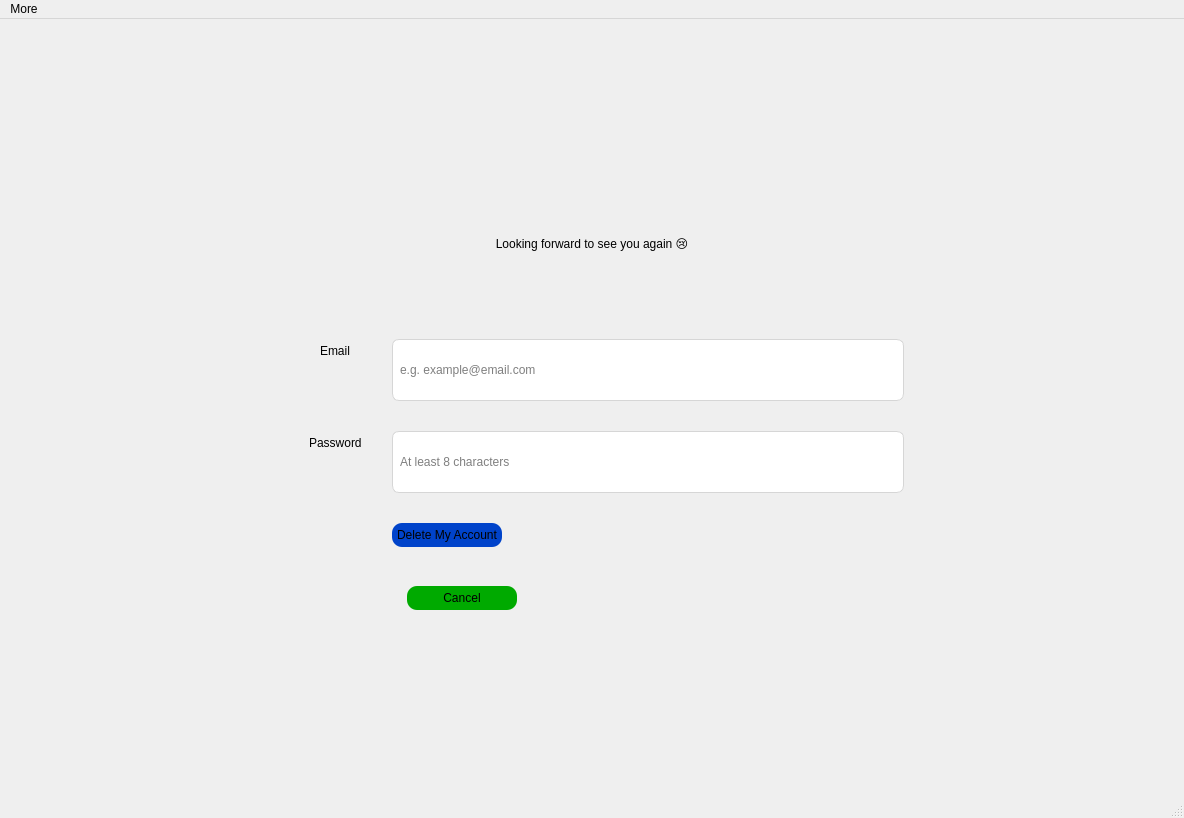
<?xml version="1.0" encoding="UTF-8"?>
<ui version="4.0">
 <class>MainWindow</class>
 <widget class="QMainWindow" name="MainWindow">
  <property name="geometry">
   <rect>
    <x>0</x>
    <y>0</y>
    <width>1184</width>
    <height>818</height>
   </rect>
  </property>
  <property name="windowTitle">
   <string>MainWindow</string>
  </property>
  <property name="layoutDirection">
   <enum>Qt::LeftToRight</enum>
  </property>
  <property name="styleSheet">
   <string notr="true">QGroupBox {
border : none;
}

QPushButton {
color:&quot;White&quot;;
font: 12pt &quot;Times New Roman&quot;;
background-color: rgb(0, 67, 202);
border-radius: 10px;
padding: 5px;
width : 100%;
}

QPushButton:hover {
font-size : 15pt &quot;Times New Roman&quot;;
}

QLabel {
font: 13pt &quot;Times New Roman&quot;;
}

QLineEdit{
font: 10pt &quot;Times New Roman&quot;;
border : 1px solid rgb(214, 214, 214);
border-radius : 7px;
padding : 5px;
width : 500%;
height : 50%;
}

/*
QLineEdit:focus{
background :rgb(149, 149, 149);
}
*/

QLineEdit:hover{
border : 2px solid  rgb(171, 203, 233);
}</string>
  </property>
  <widget class="QWidget" name="centralwidget">
   <layout class="QVBoxLayout" name="verticalLayout">
    <item>
     <widget class="QLabel" name="bt_image">
      <property name="sizePolicy">
       <sizepolicy hsizetype="Preferred" vsizetype="Preferred">
        <horstretch>0</horstretch>
        <verstretch>2</verstretch>
       </sizepolicy>
      </property>
      <property name="styleSheet">
       <string notr="true"/>
      </property>
      <property name="text">
       <string/>
      </property>
     </widget>
    </item>
    <item>
     <widget class="QLabel" name="label_6">
      <property name="styleSheet">
       <string notr="true">font: 21pt &quot;Times New Roman&quot;;</string>
      </property>
      <property name="text">
       <string>Looking forward to see you again 😢</string>
      </property>
      <property name="alignment">
       <set>Qt::AlignCenter</set>
      </property>
     </widget>
    </item>
    <item>
     <widget class="QLabel" name="label_3">
      <property name="text">
       <string/>
      </property>
     </widget>
    </item>
    <item>
     <widget class="QGroupBox" name="groupBox">
      <property name="sizePolicy">
       <sizepolicy hsizetype="Preferred" vsizetype="Preferred">
        <horstretch>0</horstretch>
        <verstretch>4</verstretch>
       </sizepolicy>
      </property>
      <property name="acceptDrops">
       <bool>false</bool>
      </property>
      <property name="toolTip">
       <string>&lt;html&gt;&lt;head/&gt;&lt;body&gt;&lt;p align=&quot;center&quot;&gt;&lt;br/&gt;&lt;/p&gt;&lt;/body&gt;&lt;/html&gt;</string>
      </property>
      <property name="layoutDirection">
       <enum>Qt::LeftToRight</enum>
      </property>
      <property name="styleSheet">
       <string notr="true"/>
      </property>
      <property name="title">
       <string/>
      </property>
      <layout class="QFormLayout" name="formLayout">
       <property name="fieldGrowthPolicy">
        <enum>QFormLayout::FieldsStayAtSizeHint</enum>
       </property>
       <property name="rowWrapPolicy">
        <enum>QFormLayout::DontWrapRows</enum>
       </property>
       <property name="labelAlignment">
        <set>Qt::AlignCenter</set>
       </property>
       <property name="formAlignment">
        <set>Qt::AlignCenter</set>
       </property>
       <property name="horizontalSpacing">
        <number>30</number>
       </property>
       <property name="verticalSpacing">
        <number>30</number>
       </property>
       <item row="0" column="0">
        <widget class="QLabel" name="label">
         <property name="text">
          <string>Email</string>
         </property>
        </widget>
       </item>
       <item row="0" column="1">
        <widget class="QLineEdit" name="email_field">
         <property name="contextMenuPolicy">
          <enum>Qt::DefaultContextMenu</enum>
         </property>
         <property name="styleSheet">
          <string notr="true">font: 14pt &quot;Times New Roman&quot;;</string>
         </property>
         <property name="dragEnabled">
          <bool>false</bool>
         </property>
         <property name="placeholderText">
          <string>e.g. example@email.com</string>
         </property>
        </widget>
       </item>
       <item row="1" column="0">
        <widget class="QLabel" name="label_2">
         <property name="text">
          <string>Password</string>
         </property>
        </widget>
       </item>
       <item row="1" column="1">
        <widget class="QLineEdit" name="password_field">
         <property name="styleSheet">
          <string notr="true">font: 14pt &quot;Times New Roman&quot;;</string>
         </property>
         <property name="inputMethodHints">
          <set>Qt::ImhHiddenText|Qt::ImhNoAutoUppercase|Qt::ImhNoPredictiveText|Qt::ImhSensitiveData</set>
         </property>
         <property name="frame">
          <bool>false</bool>
         </property>
         <property name="echoMode">
          <enum>QLineEdit::Password</enum>
         </property>
         <property name="placeholderText">
          <string>At least 8 characters</string>
         </property>
        </widget>
       </item>
       <item row="3" column="1">
        <widget class="QGroupBox" name="groupBox_2">
         <property name="title">
          <string/>
         </property>
         <layout class="QFormLayout" name="formLayout_2">
          <item row="0" column="1">
           <widget class="QPushButton" name="cancel_button">
            <property name="cursor">
             <cursorShape>PointingHandCursor</cursorShape>
            </property>
            <property name="focusPolicy">
             <enum>Qt::NoFocus</enum>
            </property>
            <property name="styleSheet">
             <string notr="true">background: rgb(0, 170, 0);</string>
            </property>
            <property name="text">
             <string>Cancel</string>
            </property>
           </widget>
          </item>
         </layout>
        </widget>
       </item>
       <item row="2" column="1">
        <widget class="QPushButton" name="delete_button">
         <property name="sizePolicy">
          <sizepolicy hsizetype="Minimum" vsizetype="Fixed">
           <horstretch>0</horstretch>
           <verstretch>0</verstretch>
          </sizepolicy>
         </property>
         <property name="cursor">
          <cursorShape>PointingHandCursor</cursorShape>
         </property>
         <property name="focusPolicy">
          <enum>Qt::NoFocus</enum>
         </property>
         <property name="contextMenuPolicy">
          <enum>Qt::DefaultContextMenu</enum>
         </property>
         <property name="layoutDirection">
          <enum>Qt::LeftToRight</enum>
         </property>
         <property name="autoFillBackground">
          <bool>false</bool>
         </property>
         <property name="styleSheet">
          <string notr="true"/>
         </property>
         <property name="text">
          <string>Delete My Account</string>
         </property>
         <property name="shortcut">
          <string>Return</string>
         </property>
        </widget>
       </item>
      </layout>
     </widget>
    </item>
    <item>
     <widget class="QLabel" name="label_5">
      <property name="sizePolicy">
       <sizepolicy hsizetype="Preferred" vsizetype="Preferred">
        <horstretch>0</horstretch>
        <verstretch>1</verstretch>
       </sizepolicy>
      </property>
      <property name="text">
       <string/>
      </property>
     </widget>
    </item>
   </layout>
  </widget>
  <widget class="QMenuBar" name="menubar">
   <property name="geometry">
    <rect>
     <x>0</x>
     <y>0</y>
     <width>1184</width>
     <height>26</height>
    </rect>
   </property>
   <widget class="QMenu" name="menufile">
    <property name="title">
     <string>More</string>
    </property>
    <widget class="QMenu" name="menuTheme">
     <property name="title">
      <string>Theme</string>
     </property>
     <addaction name="actionLightMode"/>
     <addaction name="actionDarkMode"/>
    </widget>
    <addaction name="menuTheme"/>
    <addaction name="actionQuit"/>
   </widget>
   <addaction name="menufile"/>
  </widget>
  <widget class="QStatusBar" name="statusbar"/>
  <action name="actionQuit">
   <property name="text">
    <string>Exit</string>
   </property>
  </action>
  <action name="actionDarkMode">
   <property name="text">
    <string>Dark Mode</string>
   </property>
  </action>
  <action name="actionnor">
   <property name="text">
    <string>nor</string>
   </property>
  </action>
  <action name="actionLightMode">
   <property name="text">
    <string>Light Mode</string>
   </property>
  </action>
 </widget>
 <resources/>
 <connections/>
</ui>
